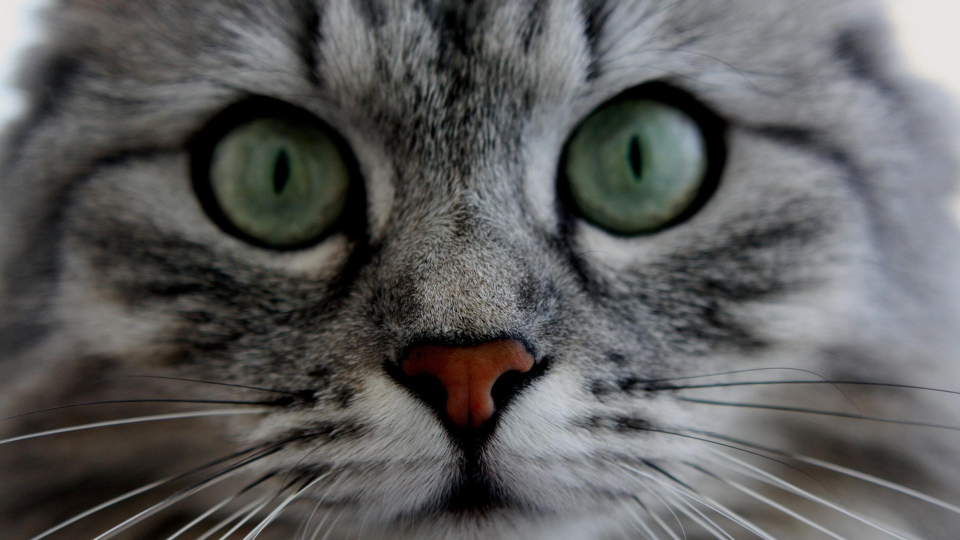
%> input picture Exercise 3/Code/Dataset/dataset/train/cat1.jpg, 1920 x 1080 px (shown at 1/2 size)
$ octave pdf1.m   (GNU Octave 9; MATLAB toolbox functions it lacks are replaced by stand-ins)
%> lines starting %> are read from the running program, lines starting %| are printed output that depends on the picture
### Exercise 3/Code/Matlab/DictionaryLearning.m
function [MSE,D,X] = DictionaryLearning(D, Y, err, T0, numEpochs, X)

MSE = zeros(1,numEpochs);
for epoch = 1:numEpochs

	disp(['epoch ', num2str(epoch)])
	parfor i = 1:(size(Y,2))
		X(:,i) = GenOMP(D, Y(:,i), T0, err);
	end

	[D,X] = KSVD(D, X, Y);
	MSE(epoch) = norm(Y - D*X , 'fro')^2;

	disp(['mse ', num2str(mean(MSE(:, epoch)))])

end

semilogy(MSE)
ylabel('$\log_{10} (\|Y-DX\|_F^2)$','Interpreter','latex','FontSize',14)
xlabel('epoch','Interpreter','latex','FontSize',14)

end

### Exercise 3/Code/Matlab/KSVD.m
function [D,X] = KSVD(D, X, Y)

for k = 1:size(D,2)

	ind = find(X(k,:) ~= 0);

	% COMPUTE ERROR MATRIX
	E = Y - (D*X) + D(:,k) * X(k,:);
	% REDUCE ERROR MATRIC TO THE COLUMNS
	E_r = E(:,ind);


	if ~isempty(ind)
		[U,S,V] = svds(E_r, 1, 'largest');
		D(:,k) = U;
		X(k,:) = 0;
		X(k,ind) = S*V';
	end

end

end

### Exercise 3/Code/Matlab/pdf1.m
clear; close all; clc;
rootDir   = pwd;
trainDir  = fullfile(rootDir,'dataset','train');
testDir   = fullfile(rootDir,'dataset','test');

%% Parameters
patchSize = 8;            % 8×8
numAtoms  = 100;          % K
T0        = 10;           % sparsity
err       = 1e-4;         % error
numEpochs = 100;          % epochs
scaleF    = 0.25;         % down-sampling
stride    = 16;           % sample
rng('default');

%% Training set
train_list = dir(fullfile(trainDir,'*.jpg'));


tmp = imresize(rgb2gray(im2double( ...
      imread(fullfile(trainDir,train_list(1).name)))),scaleF);
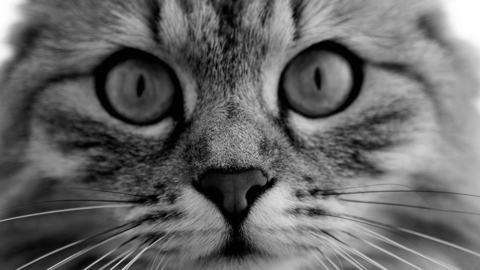
%> tmp: size 270x480 double; min -0.00719, max 0.904, mean 0.359; drawn with min black and max white
[H,W]  = size(tmp);
%> H = 270; W = 480
maxPer = numel(1:stride:H-patchSize+1)*numel(1:stride:W-patchSize+1);
%> maxPer = 510
Y      = zeros(patchSize^2, maxPer*numel(train_list));

col = 1;
for k = 1:numel(train_list)
    img = imresize(rgb2gray(im2double( ...
          imread(fullfile(trainDir,train_list(k).name)))),scaleF);

    for r = 1:stride:H-patchSize+1
        for c = 1:stride:W-patchSize+1
            v = reshape(img(r:r+patchSize-1,c:c+patchSize-1),[],1);
            n = norm(v,2);
            if n<1e-8, continue, end
            Y(:,col) = v/n;  col = col+1;
        end
    end
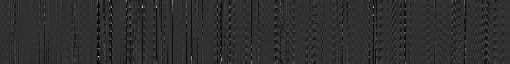
%> Y: size 64x510 double; min -0.045, max 0.839, mean 0.119; drawn with min black and max white
%> after the loop, col = 511
end
Y = Y(:,1:col-1);

%% Start
D = randn(patchSize^2,numAtoms);  D = D./vecnorm(D);
X = zeros(numAtoms,size(Y,2));

%% Train dictionary
fprintf('Training dictionary…\n');
tic;
[MSE,D,X] = DictionaryLearning(D,Y,err,T0,numEpochs,X);
%> the run ends on the next line
